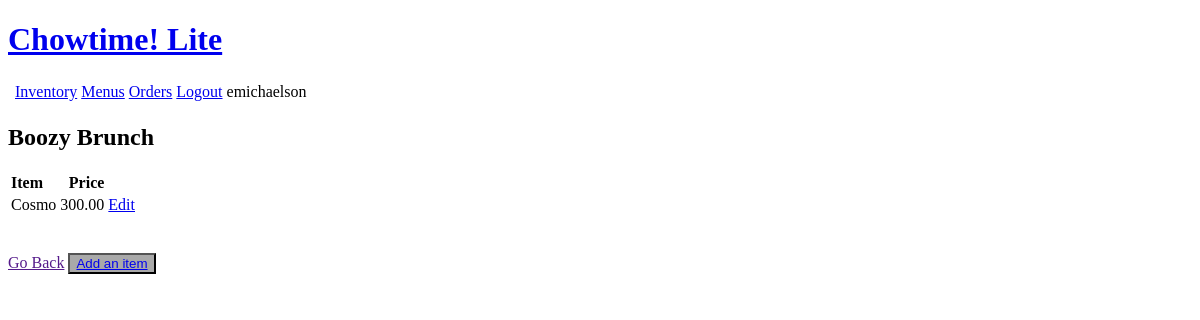
The app's page /menu/10/ (signed in), older data.
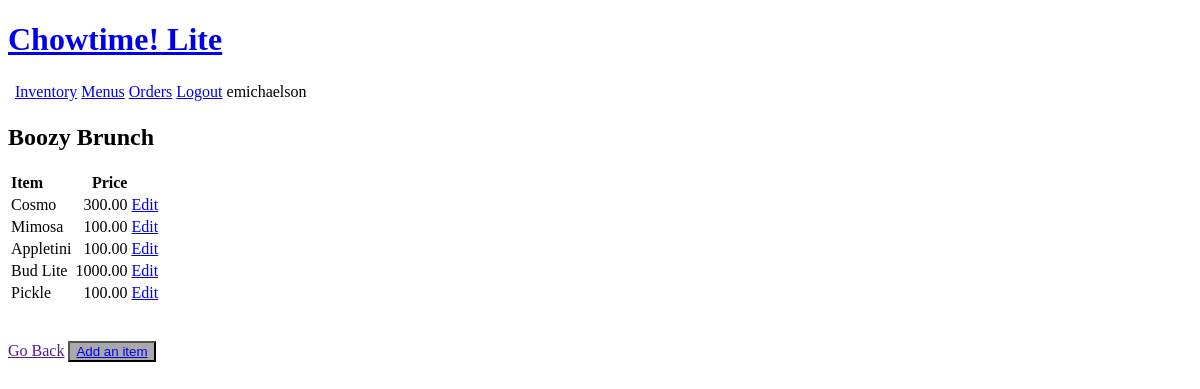
The same page, newer data.
### inventory/models.py (models this page shows, shortened)
class Menu(models.Model):
    user = models.ForeignKey(User, on_delete=models.SET_NULL, null=True, blank=True)
    name = models.CharField(max_length=200)
    timeCreated = models.DateTimeField(auto_now_add=True)
    timeUpdated = models.DateTimeField(auto_now=True)

class MenuItem(models.Model):
    name = models.CharField(max_length=200)
    price = models.DecimalField(max_digits=10, decimal_places=2)
    ingredients = models.ManyToManyField(Ingredient, through='IngredientQuantity')
    menu = models.ForeignKey(Menu, on_delete=models.CASCADE, null=True)

### inventory/views.py (the view)
# urls.py: path('menu/<str:pk>/', views.MenuView, name='menuview'),
@login_required(login_url='login')
def MenuView(request, pk):
    menu = Menu.objects.get(id=pk)
    items = MenuItem.objects.filter(menu=menu)
    context = {'menu': menu, 'items': items}
    return render(request, 'inventory/menuView.html', context)

### inventory/templates/inventory/menuView.html
{% extends 'inventory/header.html' %}
{% block content %}
<h2>{{menu.name}}</h2>
<div>
    <table>
        <thead>
            <th style="text-align: left">Item</th>
            <th style="text-align: right">Price</th>
        </thead>
        <tbody>
            {% for item in items %}
                <tr>
                    <td style="text-align: left">{{ item.name }}</td>
                    <td style="text-align: right">{{ item.price }}</td>
                    <td style="text-align: right"><a href="{% url 'itemupdate' item.id %}">Edit</a></td>
                </tr>
            {% endfor %}
        </tbody>
    </table>
    <br>
    <br>
    <a href="{{request.META.HTTP_REFERER}}">Go Back</a>
    <button style="background-color: darkgrey;" type="button"><a href="{% url 'itemcreate' menu.id %}">Add an item</a></button>
</div>
{% endblock %}

### inventory/templates/inventory/header.html (shortened to what this page needs)
<!DOCTYPE html>
<html>
    <head>
        <h1><a href="{% url 'home' %}">Chowtime! Lite</a></h1>
        <div>
            <table>
                <th>
                    <td><a href="{% url 'inventorylist' %}">Inventory</a></td>
                    <td><a href="{% url 'menulist' %}">Menus</a></td>
                    <td><a href="{% url 'orderlist' %}">Orders</a></td>
                    <td><a href="{% url 'logout' %}">Logout</a> {{ request.user }}</td>
                </th>
            </table>
        </div>
    </head>
    <body>
        {% block content %}
        {% endblock %}
    </body>
</html>

Row changes from the older to the newer data that the page shows:
added MenuItem: name "Mimosa", price "100.00"
added MenuItem: name "Appletini", price "100.00"
added MenuItem: name "Bud Lite", price "1000.00"
added MenuItem: name "Pickle", price "100.00"
